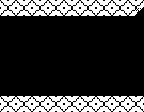

This game map was drawn from its Tiled (.tmx) file and the tilesets committed beside it. A one-line description and the full map source follow:
An orthogonal 18x28 tile map with 8x4 px tiles, 1 tile layer (Capa de Patrones 1).

<map version="1.2" tiledversion="1.2.4" orientation="orthogonal" renderorder="right-down" width="18" height="28" tilewidth="8" tileheight="4" infinite="0" nextlayerid="2" nextobjectid="1">
 <tileset firstgid="1" source="patrones8x4.tsx" />
 <layer id="1" name="Capa de Patrones 1" width="18" height="28">
  <data encoding="csv">
127,128,127,128,127,128,127,128,127,128,127,128,127,128,127,128,127,128,
137,138,137,138,137,138,137,138,137,138,137,138,137,138,137,138,137,138,
147,148,147,148,147,148,147,148,147,148,147,148,147,148,147,148,147,68,
157,158,157,158,157,158,157,158,157,158,157,158,157,158,157,158,157,78,
141,141,141,141,141,141,141,141,141,141,141,141,141,141,141,141,141,141,
141,141,141,141,141,141,141,141,141,141,141,141,141,141,141,141,141,141,
141,141,141,141,141,141,141,141,141,141,141,141,141,141,141,141,141,141,
141,141,141,141,141,141,141,141,141,141,141,141,141,141,141,141,141,141,
141,141,141,141,141,141,141,141,141,141,37,141,141,141,141,141,141,141,
141,141,141,141,141,141,141,141,141,141,141,141,141,141,141,141,141,141,
141,141,141,141,141,141,141,141,141,141,141,141,141,141,141,141,141,141,
141,141,141,141,141,141,141,141,141,141,141,141,141,141,141,141,141,141,
141,141,141,141,141,141,141,141,141,141,141,141,141,141,141,141,141,141,
141,141,141,141,141,141,141,141,141,141,141,141,141,141,141,141,141,141,
141,141,141,141,141,141,141,141,141,141,141,141,141,141,141,141,141,141,
141,141,141,141,141,141,141,141,141,141,141,141,141,141,141,141,141,141,
141,141,141,141,141,141,141,141,141,141,141,141,141,141,141,141,141,141,
141,141,141,141,141,141,141,141,141,141,141,141,141,141,141,141,141,141,
141,141,141,141,141,141,141,141,141,141,141,141,141,141,141,141,141,141,
141,141,141,141,141,141,141,141,141,141,141,141,141,141,141,141,141,141,
141,141,141,141,141,141,141,141,141,141,141,141,141,141,141,141,141,141,
141,141,141,141,141,141,141,141,141,141,141,141,141,141,141,141,141,141,
141,141,141,141,141,141,141,141,141,141,141,141,141,141,141,141,141,141,
141,141,141,141,141,141,141,141,141,141,141,141,141,141,141,141,141,141,
127,128,127,128,127,128,127,128,127,128,127,128,127,128,127,128,127,128,
137,138,137,138,137,138,137,138,137,138,137,138,137,138,137,138,137,138,
147,148,147,148,147,148,147,148,147,148,147,148,147,148,147,148,147,148,
157,158,157,158,157,158,157,158,157,158,157,158,157,158,157,158,157,158
</data>
 </layer>
</map>
